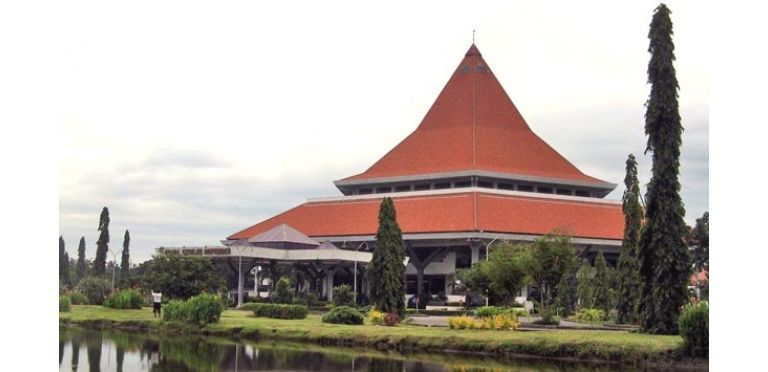
#> input picture Live code PCV/grha_its.jpg, 768 x 372 px
$ python ti-eq.py
#> lines starting #> are read from the running program, lines starting #| are printed output that depends on the picture
import cv2
import math
import numpy as np

img_asli_warna = cv2.imread('grha_its.jpg', 1)
#> img_asli_warna is the input picture: shape (372, 768, 3); mean B, G, R 168.8, 175.9, 184.6
# 1. Baca gambar (Grayscale)
# Ganti 'grha_its.jpg' dengan gambar kamu
img = cv2.imread('grha_its.jpg', 0)
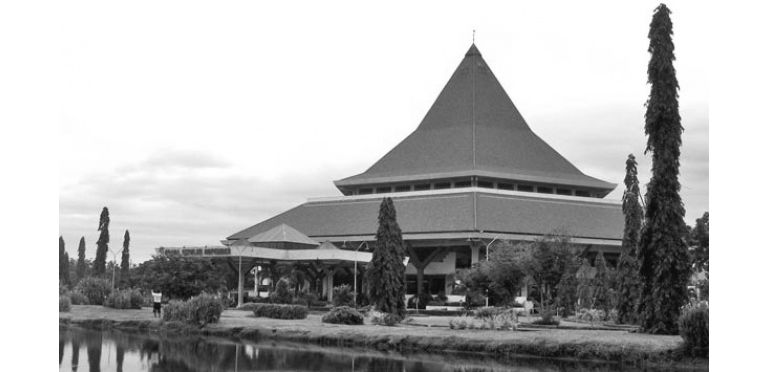
#> img: shape (372, 768); min 0, max 255, mean 177.7

# Dapatkan ukuran gambar
tinggi = len(img)
#> tinggi = 372
lebar = len(img[0])
#> lebar = 768
total_piksel = tinggi * lebar
#> total_piksel = 285696

# Siapkan kanvas kosong untuk menyimpan hasil gambar baru
# (Numpy hanya dipakai untuk bikin matriks kosong)
img_negatif = np.zeros((tinggi, lebar), dtype=np.uint8)
img_log = np.zeros((tinggi, lebar), dtype=np.uint8)
img_gamma04 = np.zeros((tinggi, lebar), dtype=np.uint8)
img_ekualisasi = np.zeros((tinggi, lebar), dtype=np.uint8)

print("Memproses gambar, tunggu sebentar... (karena pakai loop manual ini agak lama)")

# ==============================================================
# BAGIAN 1: BIKIN TABEL RUMUS (LUT) SECARA MANUAL
# ==============================================================
# Kita buat list Python biasa berisi 256 angka 0
lut_negatif = [0] * 256
lut_log = [0] * 256
lut_gamma04 = [0] * 256

c_log = 255 / math.log(256)

for r in range(256):
    # A. Rumus Negatif (255 - r)
    lut_negatif[r] = 255 - r

    # B. Rumus Logaritma
    val_log = c_log * math.log(1 + r)
    if val_log > 255: val_log = 255 # Cegah lebih dari 255 (Jebakan uint8)
    lut_log[r] = int(round(val_log))

    # C. Rumus Gamma 0.4
    val_gamma = 255 * math.pow((r / 255.0), 0.4)
    if val_gamma > 255: val_gamma = 255
    lut_gamma04[r] = int(round(val_gamma))


# ==============================================================
# BAGIAN 2: HITUNG HISTOGRAM & EKUALISASI MANUAL
# ==============================================================
# A. Hitung kemunculan tiap angka piksel (0-255)
hist = [0] * 256

for y in range(tinggi):
    for x in range(lebar):
        nilai_piksel = img[y][x]
        hist[nilai_piksel] += 1 # Tambah 1 ke keranjang warna tersebut
#> after the loop, hist = 256 values, max 112551 at index 255, min 0 at index 1, mean 1116

# B. Hitung Probabilitas dan CDF (Kumulatif) untuk bikin LUT Ekualisasi
lut_ekualisasi = [0] * 256
kumulatif = 0.0

for r in range(256):
    probabilitas = hist[r] / total_piksel
    kumulatif += probabilitas

    # Rumus ekualisasi: round((L-1) * cdf) -> L-1 = 255
    nilai_baru = round(255 * kumulatif)
    if nilai_baru > 255: nilai_baru = 255

    lut_ekualisasi[r] = int(nilai_baru)
#> this loop made 256 passes
#> (probabilitas, kumulatif) on passes 2 to 4: (0, 7e-06), (0, 7e-06), (0, 7e-06)
#> after the loop, kumulatif = 1; lut_ekualisasi = 256 values from 0 to 255


# ==============================================================
# BAGIAN 3: TERAPKAN SEMUA LUT KE PIKSEL GAMBAR (LOOP MANUAL)
# ==============================================================
for y in range(tinggi):
    for x in range(lebar):
        # Ambil nilai warna asli di titik (y, x)
        piksel_asli = img[y][x]

        # Ganti warnanya berdasarkan tabel (LUT) yang sudah dibuat tadi
        img_negatif[y][x] = lut_negatif[piksel_asli]
        img_log[y][x] = lut_log[piksel_asli]
        img_gamma04[y][x] = lut_gamma04[piksel_asli]
        img_ekualisasi[y][x] = lut_ekualisasi[piksel_asli]
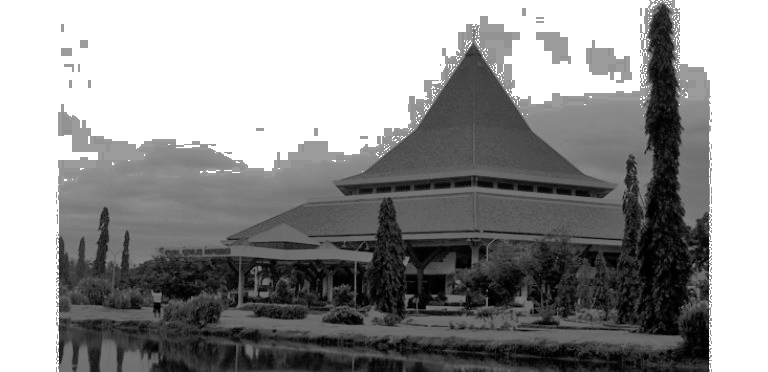
#> img_ekualisasi: shape (372, 768); min 0, max 255, mean 147.7
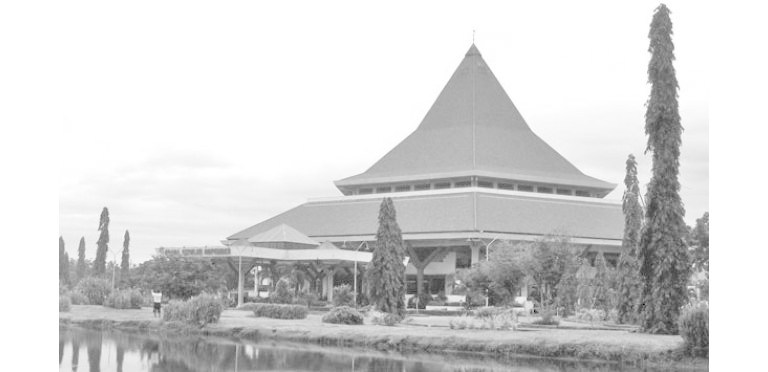
#> img_gamma04: shape (372, 768); min 0, max 255, mean 212.2
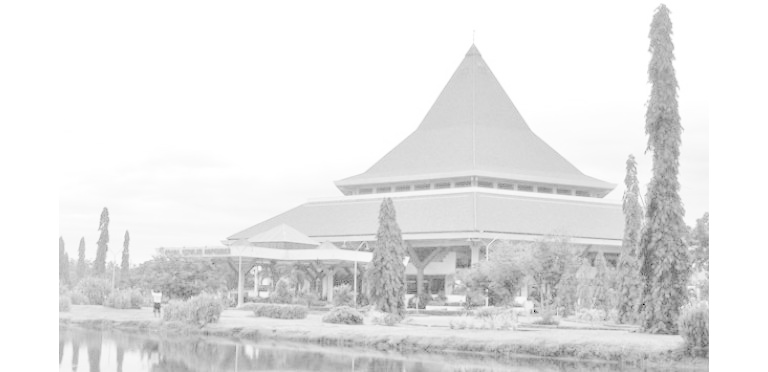
#> img_log: shape (372, 768); min 0, max 255, mean 230.1
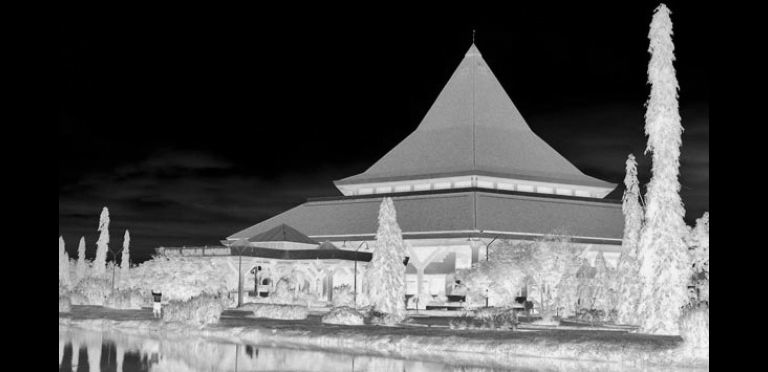
#> img_negatif: shape (372, 768); min 0, max 255, mean 77.3

print("Selesai diproses!")

# ==============================================================
# TAMPILKAN HASILNYA
# ==============================================================
cv2.imshow("Gambar Asli (Berwarna)", img_asli_warna)
cv2.imshow("Hasil Negatif", img_negatif)
cv2.imshow("Hasil Log", img_log)
cv2.imshow("Hasil Gamma 0.4", img_gamma04)
cv2.imshow("Hasil Ekualisasi", img_ekualisasi)

# Tunggu sampai tombol apapun ditekan untuk menutup gambar
cv2.waitKey(0)
cv2.destroyAllWindows()
